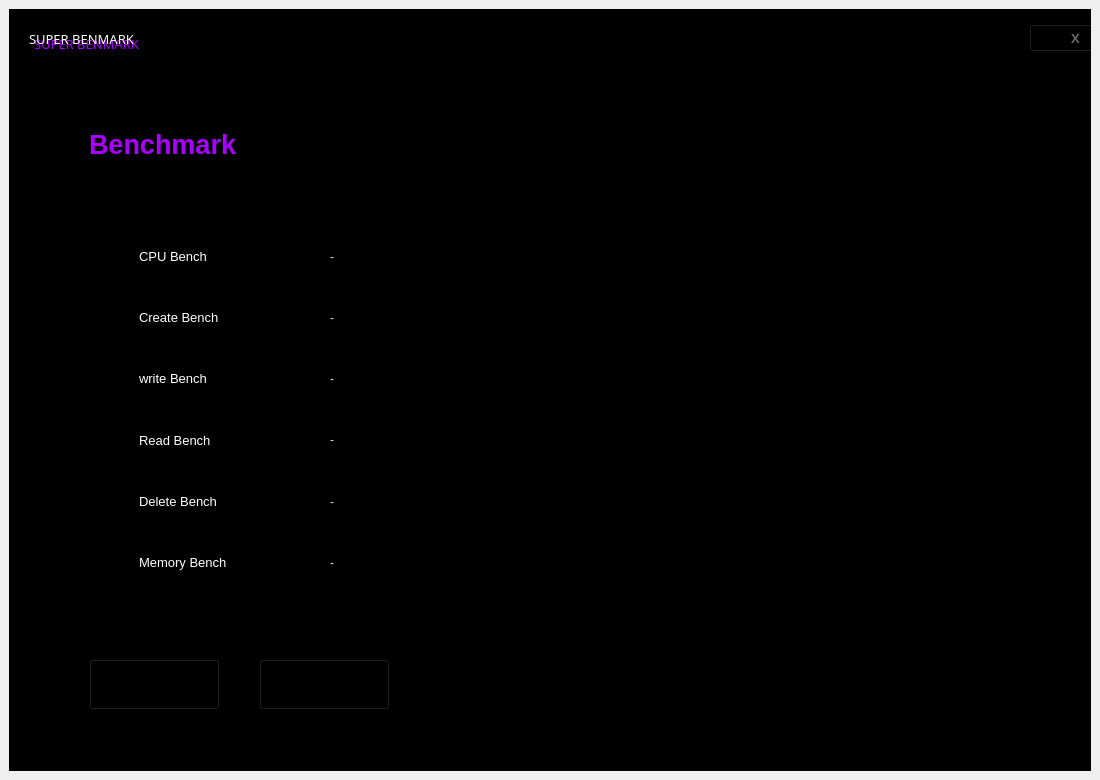
<?xml version="1.0" encoding="UTF-8"?>
<ui version="4.0">
 <class>MainWindow</class>
 <widget class="QMainWindow" name="MainWindow">
  <property name="geometry">
   <rect>
    <x>0</x>
    <y>0</y>
    <width>1100</width>
    <height>780</height>
   </rect>
  </property>
  <property name="windowTitle">
   <string>MainWindow</string>
  </property>
  <widget class="QWidget" name="centralwidget">
   <layout class="QVBoxLayout" name="verticalLayout">
    <item>
     <widget class="QFrame" name="frame">
      <property name="styleSheet">
       <string notr="true">background-color: rgb(0, 0, 0);</string>
      </property>
      <property name="frameShape">
       <enum>QFrame::StyledPanel</enum>
      </property>
      <property name="frameShadow">
       <enum>QFrame::Raised</enum>
      </property>
      <widget class="QLabel" name="label">
       <property name="geometry">
        <rect>
         <x>20</x>
         <y>0</y>
         <width>200</width>
         <height>60</height>
        </rect>
       </property>
       <property name="font">
        <font>
         <family>Segoe UI Black</family>
         <pointsize>10</pointsize>
        </font>
       </property>
       <property name="styleSheet">
        <string notr="true">color:rgb(255, 255, 255);
background-color: rgba(255, 255, 255, 0);</string>
       </property>
       <property name="text">
        <string>SUPER BENMARK</string>
       </property>
      </widget>
      <widget class="QLabel" name="label_2">
       <property name="geometry">
        <rect>
         <x>25</x>
         <y>5</y>
         <width>200</width>
         <height>60</height>
        </rect>
       </property>
       <property name="font">
        <font>
         <family>Segoe UI Black</family>
         <pointsize>10</pointsize>
        </font>
       </property>
       <property name="styleSheet">
        <string notr="true">color: #aa00ff;</string>
       </property>
       <property name="text">
        <string>SUPER BENMARK</string>
       </property>
      </widget>
      <widget class="QLabel" name="label_3">
       <property name="geometry">
        <rect>
         <x>400</x>
         <y>50</y>
         <width>750</width>
         <height>750</height>
        </rect>
       </property>
       <property name="text">
        <string/>
       </property>
       <property name="pixmap">
        <pixmap>../assets/circleloop3.gif</pixmap>
       </property>
      </widget>
      <widget class="QPushButton" name="exitButton">
       <property name="geometry">
        <rect>
         <x>1020</x>
         <y>15</y>
         <width>93</width>
         <height>28</height>
        </rect>
       </property>
       <property name="font">
        <font>
         <family>Segoe UI Light</family>
         <pointsize>10</pointsize>
         <weight>75</weight>
         <bold>true</bold>
        </font>
       </property>
       <property name="styleSheet">
        <string notr="true">
QPushButton{color: rgba(255, 255, 255, 100);}
QPushButton:hover{
	
	color: rgb(39, 47, 226);
}</string>
       </property>
       <property name="text">
        <string>X</string>
       </property>
      </widget>
      <widget class="QPushButton" name="pushButton_2">
       <property name="geometry">
        <rect>
         <x>80</x>
         <y>650</y>
         <width>131</width>
         <height>51</height>
        </rect>
       </property>
       <property name="font">
        <font>
         <family>Segoe UI</family>
         <pointsize>9</pointsize>
         <weight>75</weight>
         <bold>true</bold>
         <underline>false</underline>
        </font>
       </property>
       <property name="styleSheet">
        <string notr="true">QPushButton{background-color: qlineargradient(spread:pad, x1:0, y1:0, x2:1, y2:0.414773, stop:0 #aa00ff, stop:1 #ff73d3);\n&quot;&quot;padding: 10px;
padding: 10px;
text-align: center;
border-style: none;
}
QPushButton:hover{
	background-color: qlineargradient(spread:pad, x1:0, y1:0, x2:1, y2:0.414773, stop:0 #ff73d3, stop:1 #aa00ff );
	margin-left:5px;
	margin-top:5px;
	font-size: 14px;
}</string>
       </property>
       <property name="text">
        <string>BACK</string>
       </property>
      </widget>
       <widget class="QPushButton" name="pushButton_3">
       <property name="geometry">
        <rect>
         <x>250</x>
         <y>650</y>
         <width>131</width>
         <height>51</height>
        </rect>
       </property>
       <property name="font">
        <font>
         <family>Segoe UI</family>
         <pointsize>9</pointsize>
         <weight>75</weight>
         <bold>true</bold>
         <underline>false</underline>
        </font>
       </property>
       <property name="styleSheet">
        <string notr="true">QPushButton{background-color: qlineargradient(spread:pad, x1:0, y1:0, x2:1, y2:0.414773, stop:0 #aa00ff, stop:1 #ff73d3);\n&quot;&quot;padding: 10px;
padding: 10px;
text-align: center;
border-style: none;
}
QPushButton:hover{
	background-color: qlineargradient(spread:pad, x1:0, y1:0, x2:1, y2:0.414773, stop:0 #ff73d3, stop:1 #aa00ff );
	margin-left:5px;
	margin-top:5px;
	font-size: 14px;
}</string>
       </property>
       <property name="text">
        <string>START</string>
       </property>
      </widget>
      <widget class="QLabel" name="label_15">
       <property name="geometry">
        <rect>
         <x>80</x>
         <y>105</y>
         <width>350</width>
         <height>60</height>
        </rect>
       </property>
       <property name="font">
        <font>
         <family>Segoe UI</family>
         <pointsize>20</pointsize>
         <weight>75</weight>
         <bold>true</bold>
        </font>
       </property>
       <property name="styleSheet">
        <string notr="true">
color: #aa00ff;</string>
       </property>
       <property name="text">
        <string>Benchmark</string>
       </property>
      </widget>
      <widget class="QFrame" name="frame_2">
       <property name="geometry">
        <rect>
         <x>70</x>
         <y>110</y>
         <width>641</width>
         <height>461</height>
        </rect>
       </property>
       <property name="styleSheet">
        <string notr="true">background-color: rgba(255, 255, 255, 0);</string>
       </property>
       <property name="frameShape">
        <enum>QFrame::StyledPanel</enum>
       </property>
       <property name="frameShadow">
        <enum>QFrame::Raised</enum>
       </property>
       <widget class="QWidget" name="gridLayoutWidget_2">
        <property name="geometry">
         <rect>
          <x>60</x>
          <y>110</y>
          <width>561</width>
          <height>361</height>
         </rect>
        </property>
        <layout class="QGridLayout" name="gridLayout_2" columnstretch="1,2">
         <item row="4" column="0">
          <widget class="QLabel" name="lbl_delete_bench">
           <property name="font">
            <font>
             <pointsize>10</pointsize>
            </font>
           </property>
           <property name="styleSheet">
            <string notr="true">color: rgb(255, 255, 255);</string>
           </property>
           <property name="text">
            <string>Delete Bench</string>
           </property>
          </widget>
         </item>
         <item row="1" column="0">
          <widget class="QLabel" name="lbl_create_bench">
           <property name="font">
            <font>
             <pointsize>10</pointsize>
            </font>
           </property>
           <property name="styleSheet">
            <string notr="true">color: rgb(255, 255, 255);</string>
           </property>
           <property name="text">
            <string>Create Bench</string>
           </property>
          </widget>
         </item>
         <item row="2" column="0">
          <widget class="QLabel" name="lbl_write_bench">
           <property name="font">
            <font>
             <pointsize>10</pointsize>
            </font>
           </property>
           <property name="styleSheet">
            <string notr="true">color: rgb(255, 255, 255);</string>
           </property>
           <property name="text">
            <string>write Bench</string>
           </property>
          </widget>
         </item>
         <item row="2" column="1">
          <widget class="QLabel" name="write_bench">
           <property name="styleSheet">
            <string notr="true">color: rgb(218, 218, 218);
background-color: rgba(255, 255, 255, 0);</string>
           </property>
           <property name="text">
            <string>-</string>
           </property>
          </widget>
         </item>
         <item row="3" column="0">
          <widget class="QLabel" name="lbl_read_bench">
           <property name="font">
            <font>
             <pointsize>10</pointsize>
            </font>
           </property>
           <property name="styleSheet">
            <string notr="true">color: rgb(255, 255, 255);</string>
           </property>
           <property name="text">
            <string>Read Bench</string>
           </property>
          </widget>
         </item>
         <item row="5" column="0">
          <widget class="QLabel" name="lbl_memory_bench">
           <property name="font">
            <font>
             <pointsize>10</pointsize>
            </font>
           </property>
           <property name="styleSheet">
            <string notr="true">color: rgb(255, 255, 255);</string>
           </property>
           <property name="text">
            <string>Memory Bench</string>
           </property>
          </widget>
         </item>
         <item row="3" column="1">
          <widget class="QLabel" name="read_bench">
           <property name="styleSheet">
            <string notr="true">color: rgb(218, 218, 218);
background-color: rgba(255, 255, 255, 0);</string>
           </property>
           <property name="text">
            <string>-</string>
           </property>
          </widget>
         </item>
         <item row="5" column="1">
          <widget class="QLabel" name="memory_bench">
           <property name="styleSheet">
            <string notr="true">color: rgb(218, 218, 218);
background-color: rgba(255, 255, 255, 0);</string>
           </property>
           <property name="text">
            <string>-</string>
           </property>
          </widget>
         </item>
         <item row="1" column="1">
          <widget class="QLabel" name="create_bench">
           <property name="styleSheet">
            <string notr="true">color: rgb(218, 218, 218);
background-color: rgba(255, 255, 255, 0);</string>
           </property>
           <property name="text">
            <string>-</string>
           </property>
          </widget>
         </item>
         <item row="0" column="1">
          <widget class="QLabel" name="cpu_bench">
           <property name="styleSheet">
            <string notr="true">color: rgb(218, 218, 218);
background-color: rgba(255, 255, 255, 0);</string>
           </property>
           <property name="text">
            <string>-</string>
           </property>
          </widget>
         </item>
         <item row="4" column="1">
          <widget class="QLabel" name="delete_bench">
           <property name="styleSheet">
            <string notr="true">color: rgb(218, 218, 218);
background-color: rgba(255, 255, 255, 0);</string>
           </property>
           <property name="text">
            <string>-</string>
           </property>
          </widget>
         </item>
         <item row="0" column="0">
          <widget class="QLabel" name="lbl_cpu_bench">
           <property name="font">
            <font>
             <pointsize>10</pointsize>
            </font>
           </property>
           <property name="styleSheet">
            <string notr="true">color: rgb(255, 255, 255);</string>
           </property>
           <property name="text">
            <string>CPU Bench</string>
           </property>
          </widget>
         </item>
         <!-- <item row="6" column="0">
          <widget class="QLabel" name="label_25">
           <property name="font">
            <font>
             <pointsize>10</pointsize>
            </font>
           </property>
           <property name="styleSheet">
            <string notr="true">color: rgb(255, 255, 255);</string>
           </property>
           <property name="text">
            <string>Memmory</string>
           </property>
          </widget>
         </item> -->
         <!-- <item row="6" column="1">
          <widget class="QLabel" name="ram_3">
           <property name="styleSheet">
            <string notr="true">color: rgb(218, 218, 218);
background-color: rgba(255, 255, 255, 0);</string>
           </property>
           <property name="text">
            <string>TextLabel</string>
           </property>
          </widget>
         </item> -->
        </layout>
       </widget>
      </widget>
      <zorder>label_3</zorder>
      <zorder>label_2</zorder>
      <zorder>label</zorder>
      <zorder>exitButton</zorder>
      <zorder>pushButton_2</zorder>
      <zorder>label_15</zorder>
      <zorder>frame_2</zorder>
     </widget>
    </item>
   </layout>
  </widget>
 </widget>
 <resources/>
 <connections/>
</ui>
